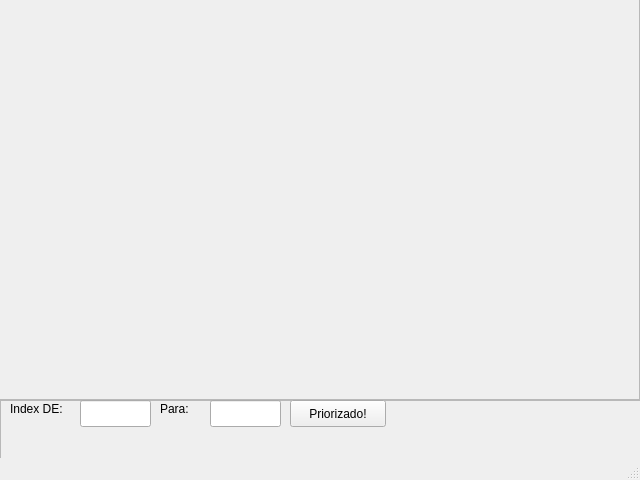
<?xml version="1.0" encoding="UTF-8"?>
<ui version="4.0">
 <class>MainWindow</class>
 <widget class="QMainWindow" name="MainWindow">
  <property name="geometry">
   <rect>
    <x>0</x>
    <y>0</y>
    <width>640</width>
    <height>480</height>
   </rect>
  </property>
  <property name="windowTitle">
   <string>MainWindow</string>
  </property>
  <widget class="QWidget" name="centralwidget">
   <widget class="QFrame" name="frame">
    <property name="geometry">
     <rect>
      <x>0</x>
      <y>400</y>
      <width>641</width>
      <height>61</height>
     </rect>
    </property>
    <property name="frameShape">
     <enum>QFrame::StyledPanel</enum>
    </property>
    <property name="frameShadow">
     <enum>QFrame::Raised</enum>
    </property>
    <widget class="QPushButton" name="pushButton">
     <property name="geometry">
      <rect>
       <x>290</x>
       <y>0</y>
       <width>96</width>
       <height>27</height>
      </rect>
     </property>
     <property name="text">
      <string>Priorizado!</string>
     </property>
    </widget>
    <widget class="QLineEdit" name="lineEdit">
     <property name="geometry">
      <rect>
       <x>80</x>
       <y>0</y>
       <width>71</width>
       <height>27</height>
      </rect>
     </property>
    </widget>
    <widget class="QLineEdit" name="lineEdit_2">
     <property name="geometry">
      <rect>
       <x>210</x>
       <y>0</y>
       <width>71</width>
       <height>27</height>
      </rect>
     </property>
    </widget>
    <widget class="QLabel" name="label">
     <property name="geometry">
      <rect>
       <x>10</x>
       <y>0</y>
       <width>66</width>
       <height>17</height>
      </rect>
     </property>
     <property name="text">
      <string>Index DE:</string>
     </property>
    </widget>
    <widget class="QLabel" name="label_2">
     <property name="geometry">
      <rect>
       <x>160</x>
       <y>0</y>
       <width>41</width>
       <height>17</height>
      </rect>
     </property>
     <property name="text">
      <string>Para:</string>
     </property>
    </widget>
   </widget>
   <widget class="QFrame" name="frame_2">
    <property name="geometry">
     <rect>
      <x>-1</x>
      <y>-1</y>
      <width>641</width>
      <height>401</height>
     </rect>
    </property>
    <property name="frameShape">
     <enum>QFrame::StyledPanel</enum>
    </property>
    <property name="frameShadow">
     <enum>QFrame::Raised</enum>
    </property>
   </widget>
  </widget>
  <widget class="QStatusBar" name="statusbar"/>
 </widget>
 <resources/>
 <connections/>
</ui>
